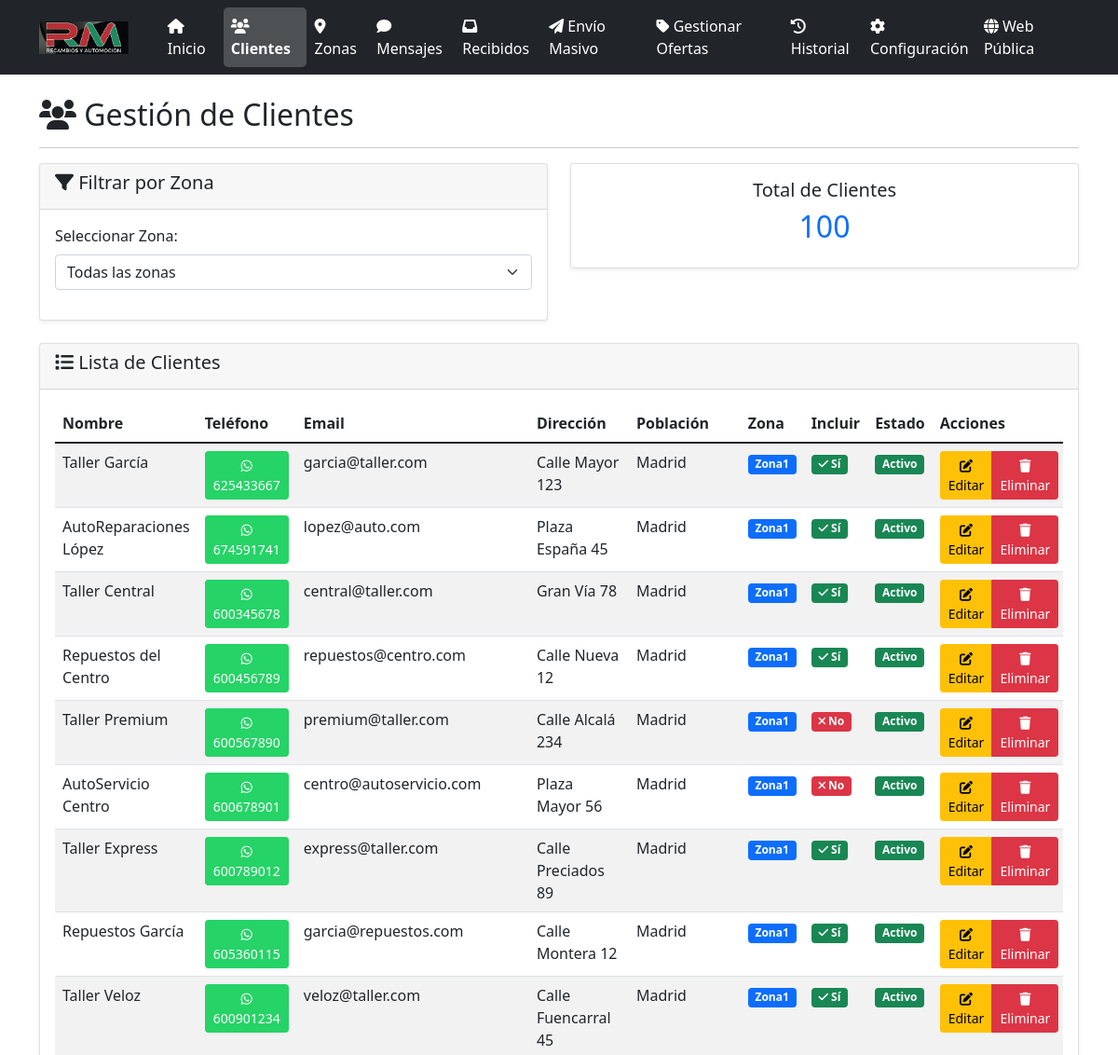
Before: /clientes (upper part) with the older database file.
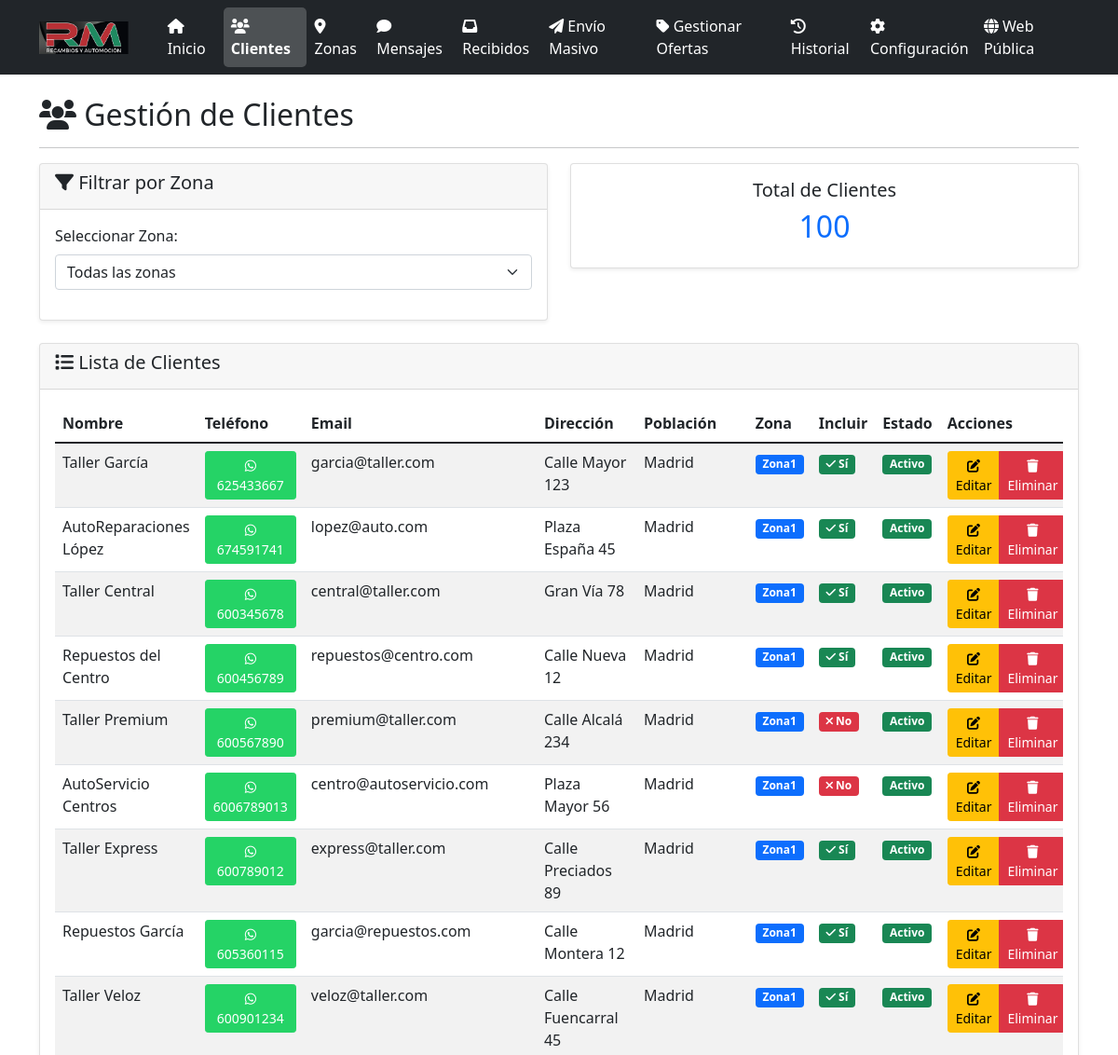
After: the same page with the newer database file.
### models.py (models this page shows, shortened)
class Cliente(db.Model):
    id = db.Column(db.Integer, primary_key=True)
    nombre = db.Column(db.String(100), nullable=False)
    telefono = db.Column(db.String(20), nullable=False)
    email = db.Column(db.String(120))
    direccion = db.Column(db.Text)
    poblacion = db.Column(db.String(100))
    zona_id = db.Column(db.Integer, db.ForeignKey('zona.id'), nullable=False)
    incluir = db.Column(db.Boolean, default=True)
    activo = db.Column(db.Boolean, default=True)
    created_at = db.Column(db.DateTime, default=datetime.utcnow)
    mensajes_enviados = db.relationship('MensajeEnviado', backref='cliente', lazy=True)

class Zona(db.Model):
    id = db.Column(db.Integer, primary_key=True)
    nombre = db.Column(db.String(100), nullable=False)
    descripcion = db.Column(db.Text)
    created_at = db.Column(db.DateTime, default=datetime.utcnow)
    clientes = db.relationship('Cliente', backref='zona', lazy=True)

### app.py (the view)
@app.route('/clientes')
def clientes():
    zona_id = request.args.get('zona_id', type=int)
    if zona_id:
        clientes = Cliente.query.filter_by(zona_id=zona_id, activo=True).all()
    else:
        clientes = Cliente.query.filter_by(activo=True).all()
    zonas = Zona.query.all()
    return render_template('clientes.html', clientes=clientes, zonas=zonas, zona_seleccionada=zona_id)

### app.py (called while the page is built)
@app.before_request
def before_request():
    global _sistema_inicializado
    if not _sistema_inicializado and not app.config['DEBUG']:
        inicializar_sistema()

### templates/clientes.html (shortened to what this page needs)
{% extends "base.html" %}
{% block content %}
<div class="row">
    <div class="col-12">
        <h2><i class="fas fa-users"></i> Gestión de Clientes</h2>
        <hr>
    </div>
</div>
<div class="row mb-4">
    <div class="col-md-6">
        <div class="card">
            <div class="card-header">
                <h5><i class="fas fa-filter"></i> Filtrar por Zona</h5>
            </div>
            <div class="card-body">
                <form method="GET">
                    <div class="mb-3">
                        <label for="zona_id" class="form-label">Seleccionar Zona:</label>
                        <select name="zona_id" id="zona_id" class="form-select" onchange="this.form.submit()">
                            <option value="">Todas las zonas</option>
                        </select>
                    </div>
                </form>
            </div>
        </div>
    </div>
    <div class="col-md-6">
        <div class="card">
            <div class="card-body text-center">
                <h5>Total de Clientes</h5>
                <h2 class="text-primary">{{ clientes|length }}</h2>
            </div>
        </div>
    </div>
</div>
<div class="row">
    <div class="col-12">
        <div class="card">
            <div class="card-header">
                <h5><i class="fas fa-list"></i> Lista de Clientes</h5>
            </div>
            <div class="card-body">
                {% if clientes %}
                    <div class="table-responsive">
                        <table class="table table-striped">
                            <thead>
                                <tr>
                                    <th>Nombre</th>
                                    <th>Teléfono</th>
                                    <th>Email</th>
                                    <th>Dirección</th>
                                    <th>Población</th>
                                    <th>Zona</th>
                                    <th>Incluir</th>
                                    <th>Estado</th>
                                    <th>Acciones</th>
                                </tr>
                            </thead>
                            <tbody>
                                {% for cliente in clientes %}
                                <tr>
                                    <td>{{ cliente.nombre }}</td>
                                    <td>
                                        <a href="https://wa.me/{{ cliente.telefono }}" target="_blank" class="btn btn-sm btn-whatsapp">
                                            <i class="fab fa-whatsapp"></i> {{ cliente.telefono }}
                                        </a>
                                    </td>
                                    <td>{{ cliente.email or 'No especificado' }}</td>
                                    <td>{{ cliente.direccion or 'No especificada' }}</td>
                                    <td>{{ cliente.poblacion or 'No especificada' }}</td>
                                    <td>
                                        <span class="badge bg-primary">{{ cliente.zona.nombre }}</span>
                                    </td>
                                    <td>
                                        {% if cliente.incluir %}
                                            <span class="badge bg-success">
                                                <i class="fas fa-check"></i> Sí
                                            </span>
                                        {% else %}
                                            <span class="badge bg-danger">
                                                <i class="fas fa-times"></i> No
                                            </span>
                                        {% endif %}
                                    </td>
                                    <td>
                                        {% if cliente.activo %}
                                            <span class="badge bg-success">Activo</span>
                                        {% else %}
                                            <span class="badge bg-secondary">Inactivo</span>
                                        {% endif %}
                                    </td>
                                    <td>
                                        <div class="btn-group" role="group">
                                            <a href="{{ url_for('editar_cliente', cliente_id=cliente.id) }}"
                                               class="btn btn-warning btn-sm">
                                                <i class="fas fa-edit"></i> Editar
                                            </a>
                                            <button type="button" class="btn btn-danger btn-sm"
                                                    onclick="confirmarEliminacion({{ cliente.id }}, '{{ cliente.nombre }}')">
                                                <i class="fas fa-trash"></i> Eliminar
                                            </button>
                                        </div>
                                    </td>
                                </tr>
                                {% endfor %}
                            </tbody>
                        </table>
                    </div>
                {% else %}
                    <div class="text-center py-4">
                        <i class="fas fa-users fa-3x text-muted mb-3"></i>
                        <p class="text-muted">No hay clientes en esta zona o no hay clientes registrados.</p>
                    </div>
                {% endif %}
            </div>
        </div>
    </div>
</div>
{% endblock %}

### templates/base.html (shortened to what this page needs)
<!DOCTYPE html>
<html lang="es">
<head>
    <link href="https://cdn.jsdelivr.net/npm/bootstrap@5.1.3/dist/css/bootstrap.min.css" rel="stylesheet">
    <link href="https://cdnjs.cloudflare.com/ajax/libs/font-awesome/6.0.0/css/all.min.css" rel="stylesheet">
</head>
<body>
    <nav class="navbar navbar-expand-lg navbar-dark bg-dark">
        <div class="container">
            <a class="navbar-brand d-flex align-items-center" href="{{ url_for('panel') }}">
                <img src="{{ url_for('static', filename='logo_rm.png') }}" alt="Recambios RM" style="height: 35px; margin-right: 10px;">
            </a>
            <div class="collapse navbar-collapse" id="navbarNav">
                <ul class="navbar-nav me-auto">
                    <li class="nav-item">
                        <a class="nav-link {% if request.endpoint == 'panel' %}active{% endif %}" href="{{ url_for('panel') }}">
                            <i class="fas fa-home"></i> Inicio
                        </a>
                    </li>
                    <li class="nav-item">
                        <a class="nav-link {% if request.endpoint == 'clientes' %}active{% endif %}" href="{{ url_for('clientes') }}">
                            <i class="fas fa-users"></i> Clientes
                        </a>
                    </li>
                    <li class="nav-item">
                        <a class="nav-link {% if request.endpoint == 'zonas' %}active{% endif %}" href="{{ url_for('zonas') }}">
                            <i class="fas fa-map-marker-alt"></i> Zonas
                        </a>
                    </li>
                    <li class="nav-item">
                        <a class="nav-link {% if request.endpoint == 'mensajes' %}active{% endif %}" href="{{ url_for('mensajes') }}">
                            <i class="fas fa-comment"></i> Mensajes
                        </a>
                    </li>
                    <li class="nav-item">
                        <a class="nav-link {% if request.endpoint == 'mensajes_recibidos' %}active{% endif %}" href="{{ url_for('mensajes_recibidos') }}">
                            <i class="fas fa-inbox"></i> Recibidos
                        </a>
                    </li>
                    <li class="nav-item">
                        <a class="nav-link {% if request.endpoint == 'enviar_masivo' %}active{% endif %}" href="{{ url_for('enviar_masivo') }}">
                            <i class="fas fa-paper-plane"></i> Envío Masivo
                        </a>
                    </li>
                    <li class="nav-item">
                        <a class="nav-link {% if request.endpoint == 'ofertas' %}active{% endif %}" href="{{ url_for('ofertas') }}">
                            <i class="fas fa-tag"></i> Gestionar Ofertas
                        </a>
                    </li>
                    <li class="nav-item">
                        <a class="nav-link {% if request.endpoint == 'historial' %}active{% endif %}" href="{{ url_for('historial') }}">
                            <i class="fas fa-history"></i> Historial
                        </a>
                    </li>
                    <li class="nav-item">
                        <a class="nav-link {% if request.endpoint == 'configuracion' %}active{% endif %}" href="{{ url_for('configuracion') }}">
                            <i class="fas fa-cog"></i> Configuración
                        </a>
                    </li>
                </ul>
                <ul class="navbar-nav">
                    <li class="nav-item">
                        <a class="nav-link" href="{{ url_for('index') }}" target="_blank">
                            <i class="fas fa-globe"></i> Web Pública
                        </a>
                    </li>
                </ul>
            </div>
        </div>
    </nav>
    <div class="container mt-4">
        {% block content %}{% endblock %}
    </div>
</body>
</html>

### templates/base.html (style rules this page uses)
.navbar-brand { font-weight: bold; }
.navbar-brand img { transition: transform 0.3s ease; }
.card { box-shadow: 0 0.125rem 0.25rem rgba(0, 0, 0, 0.075); border: 1px solid rgba(0, 0, 0, 0.125); }
.btn-whatsapp { background-color: #25D366; border-color: #25D366; color: white; }
.navbar-dark .navbar-nav .nav-link { color: #ffffff !important; font-weight: 500; transition: all 0.3s ease; }
.navbar-dark .navbar-nav .nav-link.active { color: #ffffff !important; background-color: rgba(255, 255, 255, 0.2); border-radius: 5px; font-weight: 600; }
.navbar-dark .navbar-brand { color: #ffffff !important; }

Changed rows visible on the page:
changed Cliente "centro@autoservicio.com": nombre "AutoServicio Centro" → "AutoServicio Centros"; telefono "600678901" → "6006789013"
